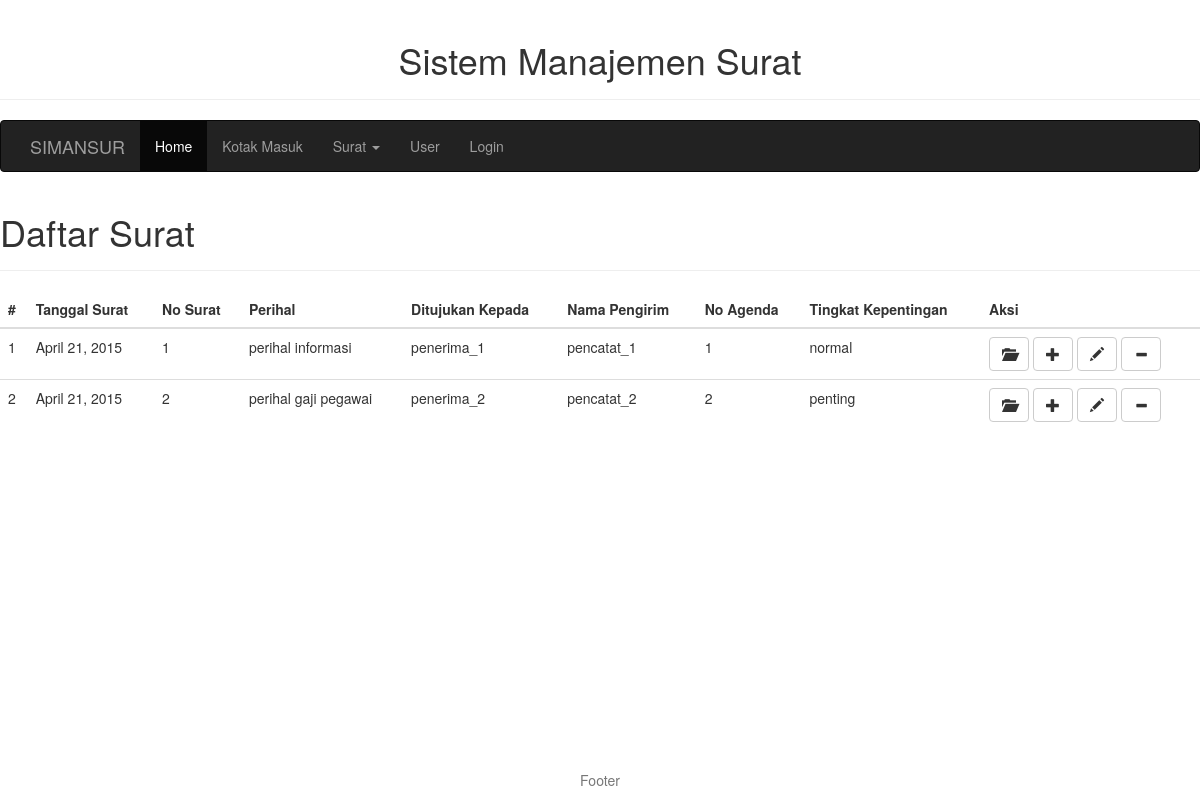
Before: /surat/ with the older database file.
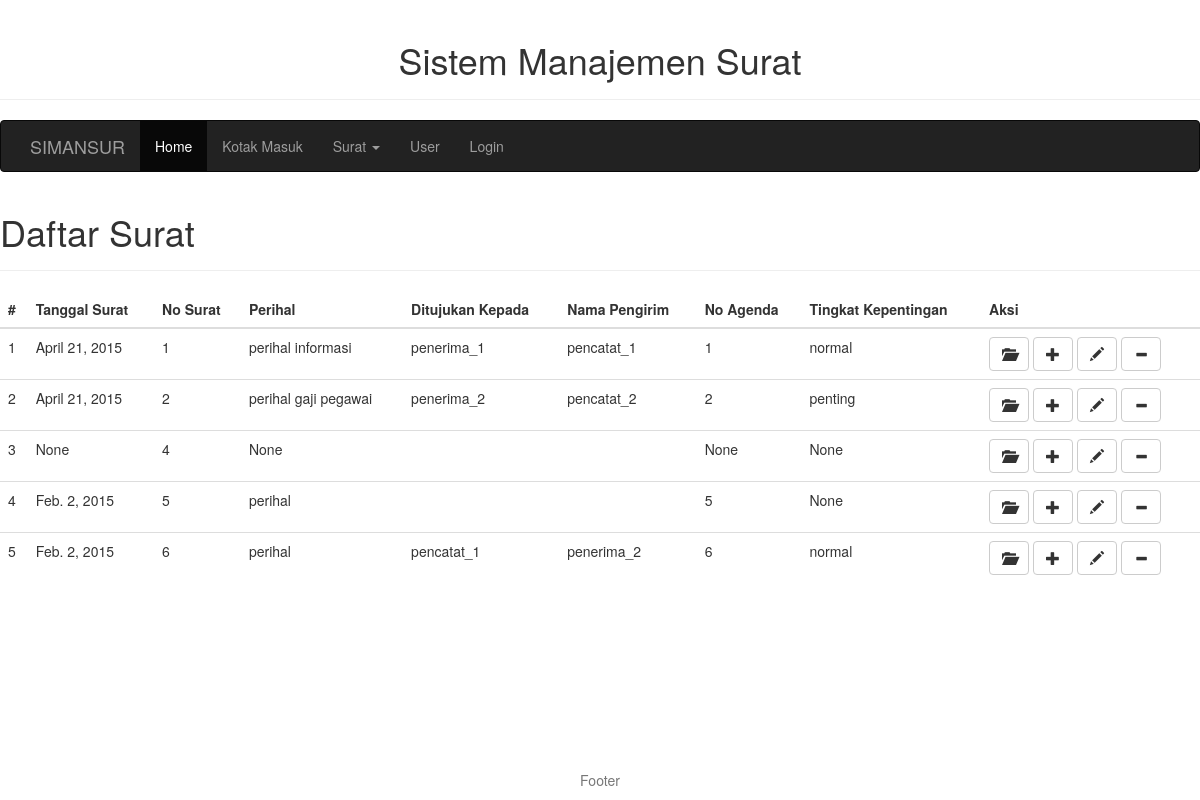
After: the same page with the newer database file.
### MainApp/models.py (models this page shows, shortened)
class Surat(models.Model):
    no_surat = models.IntegerField(unique=True)
    no_agenda = models.IntegerField(null=True)
    perihal_surat = models.TextField(null=True,)
    tanggal_surat_masuk = models.DateField(null=True, auto_now_add=False)
    keterangan_disposisi = models.TextField(null=True)
    tingkat_kepentingan = models.CharField(null=True, max_length=15)
    dari = models.TextField(null=True)
    timestamp_surat = models.DateTimeField(null=True,auto_now_add=True)
    id_penerima = models.ForeignKey(User, null=True, related_name='id_penerima')
    id_pencatat = models.ForeignKey(User, null=True, related_name='id_pencatat')
    file_surat = models.FileField(upload_to=settings.UPLOAD_PATH, null=True, blank=True)

### MainApp/views.py (the view)
# urls.py: url(r'^surat/$', views.surat, name='surat'),
def surat(request):
    semua_surat = Surat.objects.all()
    context_dict = {'semua_surat': semua_surat}
    return render(request, 'MainApp/surat.html', context_dict)

### templates/MainApp/surat.html (shortened to what this page needs)
{% extends "base.html" %}
{% block body-id %}{{ slug|slugify }}{% endblock %}
{% block content%}
        <div class="page-header">
            <h1>Daftar Surat</h1>
        </div>
        <div class="row">
            <div class="col-md-12">
                {% if semua_surat %}
              <table class="table">
                <thead>
                  <tr>
                    <th>#</th>
                    <th>Tanggal Surat</th>
                    <th>No Surat</th>
                    <th>Perihal</th>
                    <th>Ditujukan Kepada</th>
                    <th>Nama Pengirim</th>
                    <th>No Agenda</th>
                    <th>Tingkat Kepentingan</th>
                    <th>Aksi</th>
                  </tr>
                </thead>
                <tbody>
                {% for surat in semua_surat %}
                  <tr>
                    <td>{{ forloop.counter }}</td>
                    <td>{{ surat.tanggal_surat_masuk }}</td>
                    <td>{{ surat.no_surat }}</td>
                    <td>{{ surat.perihal_surat }}</td>
                    <td>{{ surat.id_penerima.username }}</td>
                    <td>{{ surat.id_pencatat.username }}</td>
                    <td>{{ surat.no_agenda }}</td>
                    <td>{{ surat.tingkat_kepentingan }}</td>
                    <td>
                        <a href="/surat/{{ surat.no_surat }}">
                        <button type="button" class="btn btn-default" aria-label="Left Align">
                            <span class="glyphicon glyphicon glyphicon-folder-open" aria-hidden="true"></span>
                        </button>
                        </a>
                        <a href="{% url 'surat_tambah' %}">
                        <button type="button" class="btn btn-default" aria-label="Left Align">
                            <span class="glyphicon glyphicon glyphicon-plus" aria-hidden="true"></span>
                        </button>
                        </a>
                        <button type="button" class="btn btn-default" aria-label="Left Align">
                            <span class="glyphicon glyphicon glyphicon-pencil" aria-hidden="true"></span>
                        </button>
                        <button type="button" class="btn btn-default" aria-label="Left Align">
                            <span class="glyphicon glyphicon glyphicon-minus" aria-hidden="true"></span>
                        </button>
                    </td>
                  </tr>
                  {% endfor %}
                </tbody>
              </table>
                {% else %}
                    <p>Tidak ada surat</p>
                {% endif %}
            </div>
        </div>
{% endblock %}

### templates/base.html (shortened to what this page needs)
<!DOCTYPE html>
{% load staticfiles %}
<html lang="en">
    <head>
        <link rel="stylesheet" href="{% static 'css/bootstrap.min.css' %}">
        <link rel="stylesheet" href="{% static 'css/site.css' %}">
    </head>
    <body role="document" id="{% block body-id %}body{% endblock %}">
        {% block jumbotron %}
        <div class="page-header text-center">
            <h1>Sistem Manajemen Surat</h1>
        </div>
        {% endblock %}
        {% block nav-wrapper %}
        <nav class="navbar navbar-inverse">
          <div class="container ">
            <div class="navbar-header">
              <a class="navbar-brand" href="{% url 'home' %}">SIMANSUR</a>
            </div>
            <div id="navbar" class="navbar-collapse collapse">
              <ul class="nav navbar-nav">
                <li class="active"><a href="{% url 'home' %}">Home</a></li>
                <li><a href="{% url 'surat' %}">Kotak Masuk</a></li>
                <li class="dropdown">
                  <a href="#" class="dropdown-toggle" data-toggle="dropdown" role="button" aria-expanded="false">Surat <span class="caret"></span></a>
                </li>
                <li><a href="{% url 'user' %}">User</a></li>
                <li><a href="{% url 'login' %}">Login</a></li>
              </ul>
            </div>
          </div>
        </nav>
        {% endblock %}
        {% block content %}
        {% endblock %}
        {% block footer %}
        <div class="col-md-8">
            <footer class="footer navbar-fixed-bottom">
              <div class="container text-center">
                <p class="text-muted">Footer</p>
              </div>
            </footer>
        </div>
        {% endblock%}
    </body>
</html>

Changed rows visible on the page:
added Surat: tanggal_surat_masuk "None", no_surat "4", perihal_surat "None", no_agenda "None", tingkat_kepentingan "None"
added Surat: tanggal_surat_masuk "Feb. 2, 2015", no_surat "5", perihal_surat "perihal", no_agenda "5", tingkat_kepentingan "None"
added Surat: tanggal_surat_masuk "Feb. 2, 2015", no_surat "6", perihal_surat "perihal", id_penerima.username "pencatat_1", id_pencatat.username "penerima_2", no_agenda "6", tingkat_kepentingan "normal"
